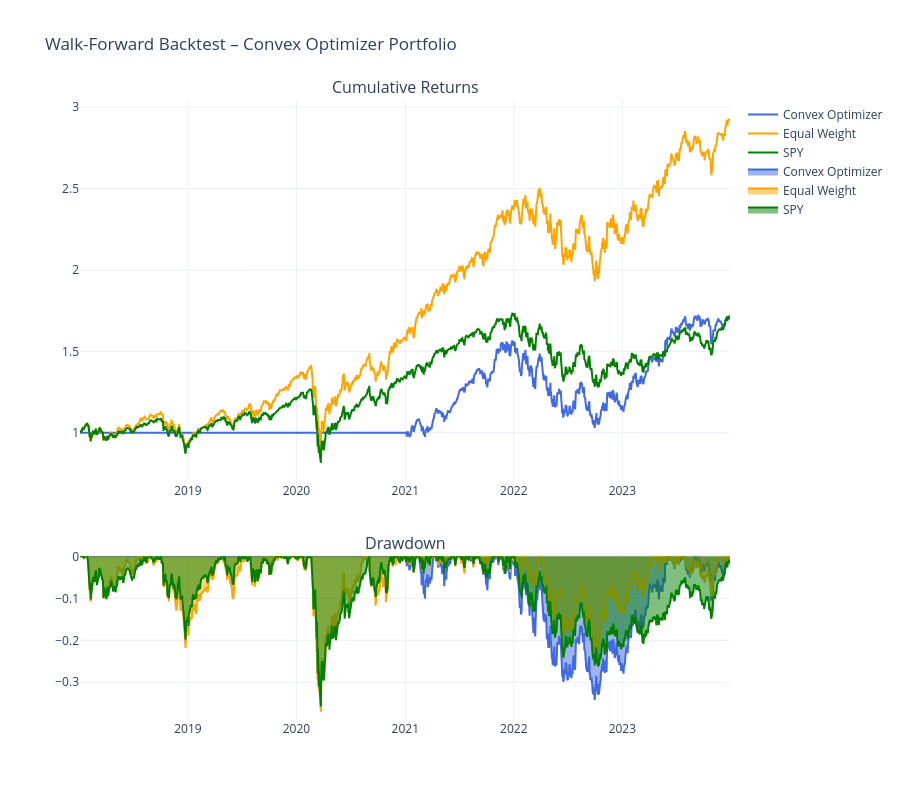

The notebook cell this image was saved under:
### Markdown cell above
### 14. Performance Analysis with vectorbt

### Code cell
def analyze_backtest(results: dict, name: str = "Optimized"):
  """Build vectorbt Portfolio objects and display stats + charts"""
  def build_pf(returns):
    equity = 100_000 * (1 + returns).cumprod()
    return vbt.Portfolio.from_holding(
      close=equity,
      init_cash=100_000,
      freq='D',
    )
  
  pf = build_pf(results['port_returns'])
  pf_eq = build_pf(results['eq_returns'])
  pf_spy = build_pf(results['spy_returns']['SPY'])

  # Stats table
  stats_df = pd.concat([pf.stats().rename(name),pf_eq.stats().rename("Equal Weight"), pf_spy.stats().rename("SPY")], axis=1)
  display(stats_df.round(4))
    
  # Equity curves (interactive Plotly)
  fig = make_subplots(rows=2, cols=1, subplot_titles=("Cumulative Returns", "Drawdown"), vertical_spacing=0.12, row_heights=[0.7, 0.3])
    
  # Cumulative value
  fig.add_trace(go.Scatter(x=pf.value().index, y=pf.value()/pf.value().iloc[0], name=name, line=dict(color='royalblue')), row=1, col=1)
  fig.add_trace(go.Scatter(x=pf_eq.value().index, y=pf_eq.value()/pf_eq.value().iloc[0], name="Equal Weight", line=dict(color='orange')), row=1, col=1)
  fig.add_trace(go.Scatter(x=pf_spy.value().index, y=pf_spy.value()/pf_spy.value().iloc[0], name="SPY", line=dict(color='green')), row=1, col=1)
  
  # Drawdown
  fig.add_trace(go.Scatter(x=pf.drawdown().index, y=pf.drawdown(), name=name, line=dict(color='royalblue'), fill='tozeroy'), row=2, col=1)
  fig.add_trace(go.Scatter(x=pf_eq.drawdown().index, y=pf_eq.drawdown(), name="Equal Weight", line=dict(color='orange'), fill='tozeroy'), row=2, col=1)
  fig.add_trace(go.Scatter(x=pf_spy.drawdown().index, y=pf_spy.drawdown(), name="SPY", line=dict(color='green'), fill='tozeroy'), row=2, col=1)
  
  fig.update_layout(height=800, template='plotly_white', title_text=f"Walk-Forward Backtest – {name} Portfolio")
  fig.show()
  
  return pf, pf_eq, pf_spy

# Run analysis
pf_opt, pf_eq, pf_spy = analyze_backtest(backtest_basic, name="Convex Optimizer")

### Figure 1 — Plotly figure (JSON) as saved in the notebook; plotly's stock layout.template omitted (floating-point values rounded to 4 significant figures; data arrays with more than 128 entries replaced by an {"elided": "..."} marker saying what was removed)
{"data": [{"line": {"color": "royalblue"}, "name": "Convex Optimizer", "type": "scatter", "x": {"elided": "1508 str values"}, "xaxis": "x", "y": {"elided": "1508 float values"}, "yaxis": "y"}, {"line": {"color": "orange"}, "name": "Equal Weight", "type": "scatter", "x": {"elided": "1508 str values"}, "xaxis": "x", "y": {"elided": "1508 float values"}, "yaxis": "y"}, {"line": {"color": "green"}, "name": "SPY", "type": "scatter", "x": {"elided": "1508 str values"}, "xaxis": "x", "y": {"elided": "1508 float values"}, "yaxis": "y"}, {"fill": "tozeroy", "line": {"color": "royalblue"}, "name": "Convex Optimizer", "type": "scatter", "x": {"elided": "1508 str values"}, "xaxis": "x2", "y": {"elided": "1508 float values"}, "yaxis": "y2"}, {"fill": "tozeroy", "line": {"color": "orange"}, "name": "Equal Weight", "type": "scatter", "x": {"elided": "1508 str values"}, "xaxis": "x2", "y": {"elided": "1508 float values"}, "yaxis": "y2"}, {"fill": "tozeroy", "line": {"color": "green"}, "name": "SPY", "type": "scatter", "x": {"elided": "1508 str values"}, "xaxis": "x2", "y": {"elided": "1508 float values"}, "yaxis": "y2"}], "layout": {"annotations": [{"font": {"size": 16}, "showarrow": false, "text": "Cumulative Returns", "x": 0.5, "xanchor": "center", "xref": "paper", "y": 1, "yanchor": "bottom", "yref": "paper"}, {"font": {"size": 16}, "showarrow": false, "text": "Drawdown", "x": 0.5, "xanchor": "center", "xref": "paper", "y": 0.264, "yanchor": "bottom", "yref": "paper"}], "height": 800, "title": {"text": "Walk-Forward Backtest – Convex Optimizer Portfolio"}, "xaxis": {"anchor": "y", "domain": [0, 1]}, "xaxis2": {"anchor": "y2", "domain": [0, 1]}, "yaxis": {"anchor": "x", "domain": [0.384, 1]}, "yaxis2": {"anchor": "x2", "domain": [0, 0.264]}}}
